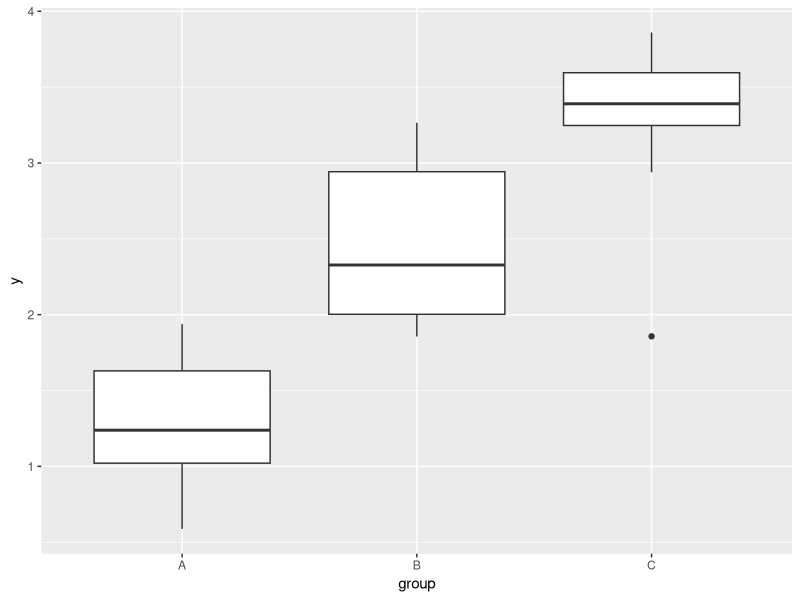
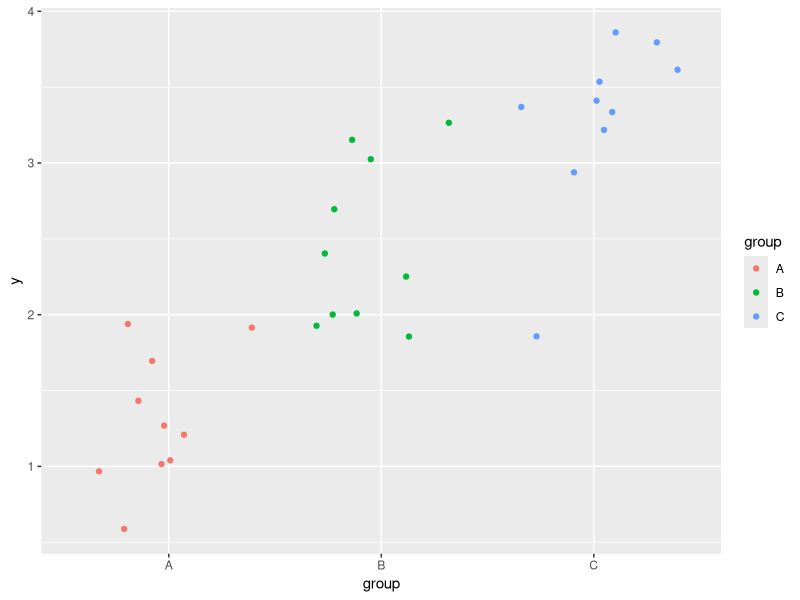
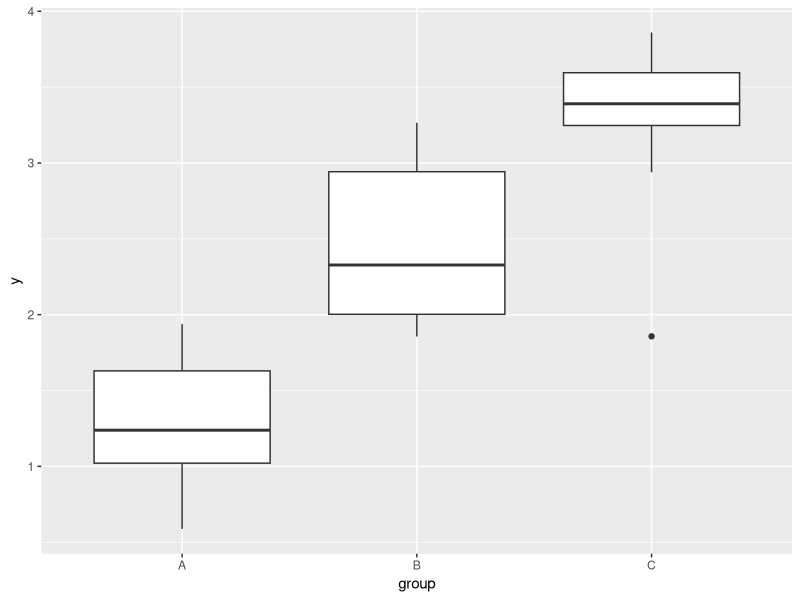
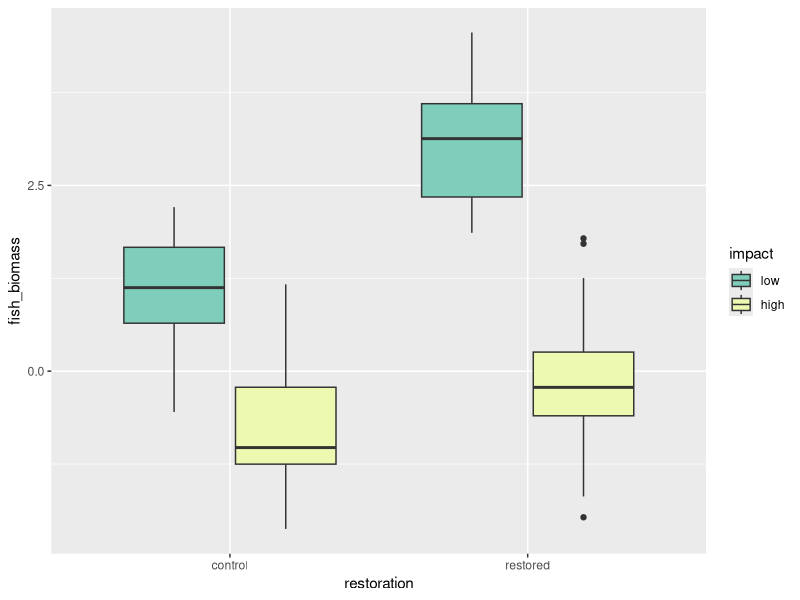
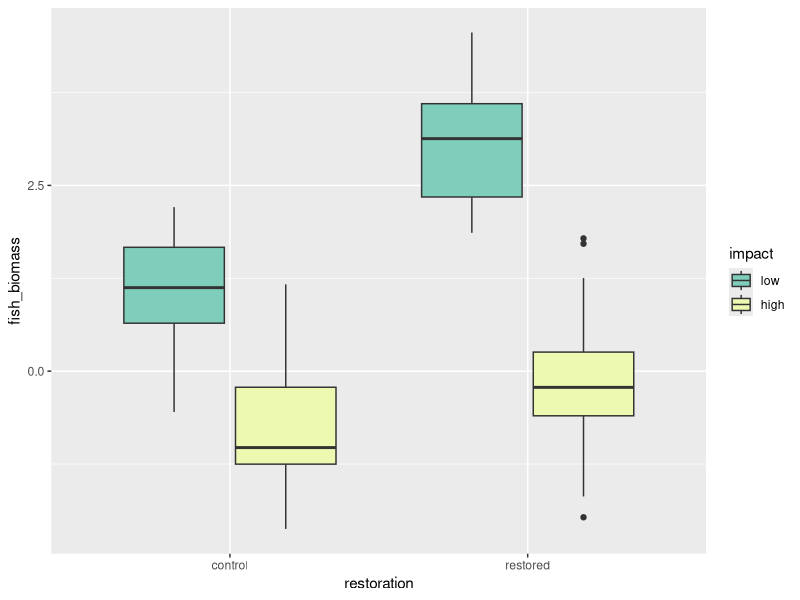

These figures' R source, in order:
## ---- chunk 1
knitr::opts_chunk$set(echo = FALSE, warning = FALSE,
                      message = FALSE, eval = TRUE)

library(cowplot)
library(ggplot2)
library(dplyr)
library(viridis)
library(glue)
library(stringr)
library(tidyr)
library(purrr)
library(magrittr)
## ---- chunk 2
#| echo: true

# make some pretend data
groups <- rep(LETTERS[1:3], each = 10)
y <- 1.2 * as.numeric(as.factor(groups)) + rnorm(30, mean = 0, sd = 0.5)

dat_groups <- data.frame(group = groups, y = y)

head(dat_groups, n = 3)
## ---- chunk 3
#| echo: true
#| fig-align: center
#| fig-width: 3
#| fig-height: 3
#| out-width: "5in"

ggplot(dat_groups, aes(x = group, y = y)) + geom_boxplot()
## ---- chunk 4
#| echo: true
#| fig-align: center
#| fig-width: 3
#| fig-height: 2
#| out-width: "5in"

ggplot(dat_groups, aes(x = group, y = y)) +
    geom_jitter(aes(color = group))
## ---- chunk 5
#| echo: true

mod_group <- lm(y ~ group, data = dat_groups)
anova(mod_group)
## ---- chunk 6
#| echo: false
#| fig-align: center
#| fig-width: 3
#| fig-height: 3
#| out-width: "5in"

ggplot(dat_groups, aes(x = group, y = y)) + geom_boxplot()
## ---- chunk 7
#| echo: true

prob_false_positive <- 1 - dbinom(0, size = 3, prob = 0.05)
prob_false_positive
## ---- chunk 8
#| echo: true

prob_false_positive <- 1 - dbinom(0, size = 3, prob = 0.05)
prob_false_positive
## ---- chunk 9
#| echo: true

# annoying, but we have to pass the model through the `aov` function
aov_group <- aov(mod_group)
## ---- chunk 10
#| echo: true

# "Tukey Honest Significant Difference"
TukeyHSD(aov_group)
## ---- chunk 11
#| echo: true

# make some pretend data
restoration <- factor(rep(c("restored", "control"), each = 30))
impact <- factor(rep(c("low", "high"), 30),
                 levels = c("low", "high"))

# compute expected response
fish_biomass <- -1 * as.numeric(impact) + 3 * as.numeric(restoration) -
  1 * as.numeric(impact) * as.numeric(restoration)

# add some noise
set.seed(123)
fish_biomass <- fish_biomass + rnorm(60, mean = 0, sd = 1)

dat <- data.frame(restoration, impact, fish_biomass)
## ---- chunk 12
# have a look at pretend data
head(dat)
## ---- chunk 13
#| echo: false
#| fig-align: center
#| fig-width: 3
#| fig-height: 2
#| out-width: "5in"

gp <- ggplot(dat, aes(x = restoration, y = fish_biomass,
                fill = impact)) +
  geom_boxplot() +
  scale_fill_brewer(palette = "YlGnBu", direction = -1)
gp
## ---- chunk 14
#| echo: true

mod <- lm(fish_biomass ~ impact + restoration, data = dat)
anova(mod)
## ---- chunk 15
#| echo: true

summary(mod)
## ---- chunk 16
#| fig-align: center
#| fig-width: 3
#| fig-height: 2
#| out-width: "5in"

gp
## ---- chunk 17
#| echo: true

mod_interactions <- lm(fish_biomass ~ impact * restoration,
                       data = dat)
anova(mod_interactions)
## ---- chunk 18
#| echo: true

summary(mod_interactions)
## ---- chunk 19
aov_interactions <- aov(mod_interactions)
TukeyHSD(aov_interactions)
## ---- chunk 20
foo <- TukeyHSD(aov_interactions)
foo[3]
